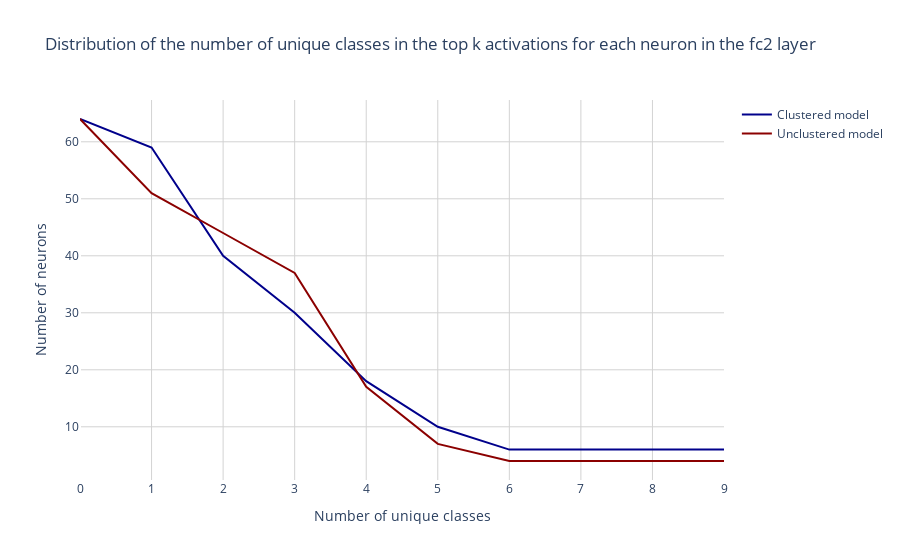

Notebook code cell kept with this figure:
### Code cell
# plot the distribution of the number of unique classes in the top k activations for each neuron in the fc2 layer of the clustered model against the unclustered model

fig = go.Figure()

# lines for the clustered model, not histogram
fig.add_trace(go.Scatter(
    x=list(range(10)),
    y=dist_agg,
    mode='lines',
    name='Clustered model',
    line=dict(color='darkblue', width=2)
))

# lines for the unclustered model, not histogram
fig.add_trace(go.Scatter(
    x=list(range(10)),
    y=dist_unclustered_agg,
    mode='lines',
    name='Unclustered model',
    line=dict(color='darkred', width=2)
))

fig.update_layout(
    title_text='Distribution of the number of unique classes in the top k activations for each neuron in the fc2 layer',
    xaxis_title_text='Number of unique classes',
    yaxis_title_text='Number of neurons',
    barmode='overlay'
)

fig.update_traces(marker_line_width=0)

# white background
fig.update_layout(plot_bgcolor='white')

# gridlines

fig.update_yaxes(showgrid=True, gridwidth=1, gridcolor='LightGray')
fig.update_xaxes(showgrid=True, gridwidth=1, gridcolor='LightGray')

fig.show()

### Figure 1 — Plotly figure (JSON) as saved in the notebook; plotly's stock layout.template omitted (floating-point values rounded to 4 significant figures)
{"data": [{"line": {"color": "darkblue", "width": 2}, "marker": {"line": {"width": 0}}, "mode": "lines", "name": "Clustered model", "type": "scatter", "x": [0, 1, 2, 3, 4, 5, 6, 7, 8, 9], "y": [64, 59, 40, 30, 18, 10, 6, 6, 6, 6]}, {"line": {"color": "darkred", "width": 2}, "marker": {"line": {"width": 0}}, "mode": "lines", "name": "Unclustered model", "type": "scatter", "x": [0, 1, 2, 3, 4, 5, 6, 7, 8, 9], "y": [64, 51, 44, 37, 17, 7, 4, 4, 4, 4]}], "layout": {"barmode": "overlay", "plot_bgcolor": "white", "title": {"text": "Distribution of the number of unique classes in the top k activations for each neuron in the fc2 layer"}, "xaxis": {"gridcolor": "LightGray", "gridwidth": 1, "showgrid": true, "title": {"text": "Number of unique classes"}}, "yaxis": {"gridcolor": "LightGray", "gridwidth": 1, "showgrid": true, "title": {"text": "Number of neurons"}}}}
